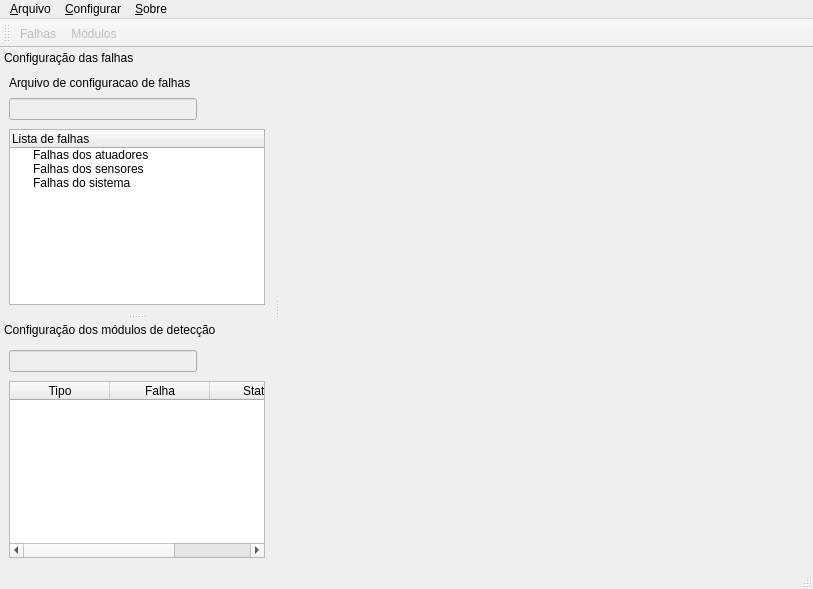
<?xml version="1.0" encoding="UTF-8"?>
<ui version="4.0">
 <class>JanelaPrincipal</class>
 <widget class="QMainWindow" name="JanelaPrincipal">
  <property name="geometry">
   <rect>
    <x>0</x>
    <y>0</y>
    <width>813</width>
    <height>589</height>
   </rect>
  </property>
  <property name="windowTitle">
   <string>Simddef - Sistema de detecção e diagnóstico de falhas</string>
  </property>
  <property name="windowIcon">
   <iconset resource="../imgs/imgs.qrc">
    <normaloff>:/imgs/falhas.png</normaloff>:/imgs/falhas.png</iconset>
  </property>
  <widget class="QWidget" name="widget_central">
   <layout class="QGridLayout" name="gridLayout_2">
    <item row="0" column="0">
     <widget class="JanelaInterna" name="janela_interna" native="true"/>
    </item>
   </layout>
  </widget>
  <widget class="QMenuBar" name="barra_menu">
   <property name="geometry">
    <rect>
     <x>0</x>
     <y>0</y>
     <width>813</width>
     <height>21</height>
    </rect>
   </property>
   <widget class="QMenu" name="menu_Arquivo">
    <property name="title">
     <string>&amp;Arquivo</string>
    </property>
    <addaction name="acao_sair"/>
   </widget>
   <widget class="QMenu" name="menu_Configurar">
    <property name="title">
     <string>&amp;Configurar</string>
    </property>
    <addaction name="acao_cfg_falhas"/>
    <addaction name="acao_cfg_modulos"/>
   </widget>
   <widget class="QMenu" name="menu_Sobre">
    <property name="title">
     <string>&amp;Sobre</string>
    </property>
    <addaction name="acao_ajuda"/>
    <addaction name="separator"/>
    <addaction name="acao_simddef"/>
    <addaction name="acao_qt"/>
   </widget>
   <addaction name="menu_Arquivo"/>
   <addaction name="menu_Configurar"/>
   <addaction name="menu_Sobre"/>
  </widget>
  <widget class="QStatusBar" name="barra_status"/>
  <widget class="QToolBar" name="barra_ferramentas">
   <property name="windowTitle">
    <string>Barra de ferramentas</string>
   </property>
   <property name="iconSize">
    <size>
     <width>20</width>
     <height>20</height>
    </size>
   </property>
   <attribute name="toolBarArea">
    <enum>TopToolBarArea</enum>
   </attribute>
   <attribute name="toolBarBreak">
    <bool>false</bool>
   </attribute>
   <addaction name="acao_cfg_falhas"/>
   <addaction name="acao_cfg_modulos"/>
  </widget>
  <widget class="QDockWidget" name="dock_falhas">
   <property name="minimumSize">
    <size>
     <width>250</width>
     <height>183</height>
    </size>
   </property>
   <property name="features">
    <set>QDockWidget::DockWidgetMovable</set>
   </property>
   <property name="allowedAreas">
    <set>Qt::LeftDockWidgetArea</set>
   </property>
   <property name="windowTitle">
    <string>Configuração das falhas</string>
   </property>
   <attribute name="dockWidgetArea">
    <number>1</number>
   </attribute>
   <widget class="QWidget" name="dockWidgetContents">
    <layout class="QGridLayout" name="gridLayout">
     <item row="0" column="0">
      <widget class="QLabel" name="label">
       <property name="text">
        <string>Arquivo de configuracao de falhas</string>
       </property>
      </widget>
     </item>
     <item row="1" column="0">
      <layout class="QHBoxLayout" name="horizontalLayout_2">
       <item>
        <widget class="QLineEdit" name="end_arq_falhas">
         <property name="enabled">
          <bool>false</bool>
         </property>
         <property name="toolTip">
          <string>Endereço do arquivo de configuração de falhas</string>
         </property>
         <property name="text">
          <string/>
         </property>
        </widget>
       </item>
       <item>
        <widget class="QToolButton" name="botao_carregar_falhas">
         <property name="toolTip">
          <string>Abrir arquivo de configuração de falhas</string>
         </property>
         <property name="icon">
          <iconset resource="../imgs/imgs.qrc">
           <normaloff>:/imgs/abrir.png</normaloff>:/imgs/abrir.png</iconset>
         </property>
         <property name="iconSize">
          <size>
           <width>20</width>
           <height>20</height>
          </size>
         </property>
         <property name="autoRaise">
          <bool>true</bool>
         </property>
        </widget>
       </item>
       <item>
        <widget class="QToolButton" name="botao_recarregar_falhas">
         <property name="enabled">
          <bool>false</bool>
         </property>
         <property name="toolTip">
          <string>Recarregar arquivo de configuração de falhas</string>
         </property>
         <property name="icon">
          <iconset resource="../imgs/imgs.qrc">
           <normaloff>:/imgs/recarregar.png</normaloff>:/imgs/recarregar.png</iconset>
         </property>
         <property name="iconSize">
          <size>
           <width>20</width>
           <height>20</height>
          </size>
         </property>
         <property name="shortcut">
          <string>Ctrl+S, Ctrl+R</string>
         </property>
         <property name="autoRaise">
          <bool>true</bool>
         </property>
        </widget>
       </item>
      </layout>
     </item>
     <item row="2" column="0">
      <widget class="QTreeWidget" name="falhas">
       <property name="toolTip">
        <string>Lista de falhas cadastradas</string>
       </property>
       <column>
        <property name="text">
         <string>Lista de falhas</string>
        </property>
       </column>
       <item>
        <property name="text">
         <string>Falhas dos atuadores</string>
        </property>
       </item>
       <item>
        <property name="text">
         <string>Falhas dos sensores</string>
        </property>
       </item>
       <item>
        <property name="text">
         <string>Falhas do sistema</string>
        </property>
       </item>
      </widget>
     </item>
    </layout>
   </widget>
  </widget>
  <widget class="QDockWidget" name="dock_modulos">
   <property name="minimumSize">
    <size>
     <width>250</width>
     <height>163</height>
    </size>
   </property>
   <property name="features">
    <set>QDockWidget::DockWidgetMovable</set>
   </property>
   <property name="allowedAreas">
    <set>Qt::LeftDockWidgetArea</set>
   </property>
   <property name="windowTitle">
    <string>Configuração dos módulos de detecção</string>
   </property>
   <attribute name="dockWidgetArea">
    <number>1</number>
   </attribute>
   <widget class="QWidget" name="dockWidgetContents_2">
    <layout class="QGridLayout" name="gridLayout_3">
     <item row="1" column="0">
      <widget class="QTableWidget" name="modulos">
       <property name="toolTip">
        <string>Lista de módulos cadastrados. Para ativar um módulo, clique duas vezes.</string>
       </property>
       <property name="editTriggers">
        <set>QAbstractItemView::NoEditTriggers</set>
       </property>
       <property name="tabKeyNavigation">
        <bool>false</bool>
       </property>
       <property name="selectionMode">
        <enum>QAbstractItemView::SingleSelection</enum>
       </property>
       <property name="gridStyle">
        <enum>Qt::DotLine</enum>
       </property>
       <property name="sortingEnabled">
        <bool>true</bool>
       </property>
       <attribute name="verticalHeaderVisible">
        <bool>false</bool>
       </attribute>
       <column>
        <property name="text">
         <string>Tipo</string>
        </property>
       </column>
       <column>
        <property name="text">
         <string>Falha</string>
        </property>
       </column>
       <column>
        <property name="text">
         <string>Status</string>
        </property>
       </column>
      </widget>
     </item>
     <item row="0" column="0">
      <layout class="QHBoxLayout" name="horizontalLayout">
       <item>
        <widget class="QLineEdit" name="end_arq_modulos">
         <property name="enabled">
          <bool>false</bool>
         </property>
         <property name="toolTip">
          <string>Endereço do arquivo de configuração de módulos</string>
         </property>
         <property name="text">
          <string/>
         </property>
        </widget>
       </item>
       <item>
        <widget class="QToolButton" name="botao_carregar_modulos">
         <property name="enabled">
          <bool>false</bool>
         </property>
         <property name="toolTip">
          <string>Abrir arquivo de configuração de módulos</string>
         </property>
         <property name="icon">
          <iconset resource="../imgs/imgs.qrc">
           <normaloff>:/imgs/abrir.png</normaloff>:/imgs/abrir.png</iconset>
         </property>
         <property name="iconSize">
          <size>
           <width>20</width>
           <height>20</height>
          </size>
         </property>
         <property name="autoRaise">
          <bool>true</bool>
         </property>
        </widget>
       </item>
       <item>
        <widget class="QToolButton" name="botao_recarregar_modulos">
         <property name="enabled">
          <bool>false</bool>
         </property>
         <property name="toolTip">
          <string>Recarregar arquivo de configuração de módulos</string>
         </property>
         <property name="icon">
          <iconset resource="../imgs/imgs.qrc">
           <normaloff>:/imgs/recarregar.png</normaloff>:/imgs/recarregar.png</iconset>
         </property>
         <property name="iconSize">
          <size>
           <width>20</width>
           <height>20</height>
          </size>
         </property>
         <property name="shortcut">
          <string>Ctrl+S, Ctrl+R</string>
         </property>
         <property name="autoRaise">
          <bool>true</bool>
         </property>
        </widget>
       </item>
      </layout>
     </item>
    </layout>
   </widget>
  </widget>
  <action name="acao_cfg_falhas">
   <property name="enabled">
    <bool>false</bool>
   </property>
   <property name="icon">
    <iconset resource="../imgs/imgs.qrc">
     <normaloff>:/imgs/falhas.png</normaloff>:/imgs/falhas.png</iconset>
   </property>
   <property name="text">
    <string>Falhas</string>
   </property>
   <property name="toolTip">
    <string>Configurar falhas</string>
   </property>
   <property name="shortcut">
    <string>Ctrl+F</string>
   </property>
  </action>
  <action name="acao_cfg_modulos">
   <property name="enabled">
    <bool>false</bool>
   </property>
   <property name="icon">
    <iconset resource="../imgs/imgs.qrc">
     <normaloff>:/imgs/modulos_blocos.png</normaloff>:/imgs/modulos_blocos.png</iconset>
   </property>
   <property name="text">
    <string>Módulos</string>
   </property>
   <property name="toolTip">
    <string>Configurar módulos</string>
   </property>
   <property name="shortcut">
    <string>Ctrl+M</string>
   </property>
  </action>
  <action name="acao_sair">
   <property name="icon">
    <iconset resource="../imgs/imgs.qrc">
     <normaloff>:/imgs/sair.png</normaloff>:/imgs/sair.png</iconset>
   </property>
   <property name="text">
    <string>Sair</string>
   </property>
   <property name="toolTip">
    <string>Encerrar a aplicação</string>
   </property>
   <property name="shortcut">
    <string>Ctrl+X</string>
   </property>
  </action>
  <action name="acao_ajuda">
   <property name="enabled">
    <bool>false</bool>
   </property>
   <property name="icon">
    <iconset resource="../imgs/imgs.qrc">
     <normaloff>:/imgs/ajuda.png</normaloff>:/imgs/ajuda.png</iconset>
   </property>
   <property name="text">
    <string>&amp;Ajuda</string>
   </property>
  </action>
  <action name="acao_qt">
   <property name="icon">
    <iconset resource="../imgs/imgs.qrc">
     <normaloff>:/imgs/qt.png</normaloff>:/imgs/qt.png</iconset>
   </property>
   <property name="text">
    <string>&amp;Qt</string>
   </property>
  </action>
  <action name="acao_simddef">
   <property name="enabled">
    <bool>false</bool>
   </property>
   <property name="icon">
    <iconset resource="../imgs/imgs.qrc">
     <normaloff>:/imgs/modulos.png</normaloff>:/imgs/modulos.png</iconset>
   </property>
   <property name="text">
    <string>&amp;Simddef</string>
   </property>
   <property name="toolTip">
    <string>Simddef</string>
   </property>
  </action>
 </widget>
 <customwidgets>
  <customwidget>
   <class>JanelaInterna</class>
   <extends>QWidget</extends>
   <header>../src/janela_interna.h</header>
   <container>1</container>
  </customwidget>
 </customwidgets>
 <tabstops>
  <tabstop>botao_carregar_falhas</tabstop>
  <tabstop>botao_carregar_modulos</tabstop>
  <tabstop>botao_recarregar_falhas</tabstop>
  <tabstop>botao_recarregar_modulos</tabstop>
  <tabstop>end_arq_falhas</tabstop>
  <tabstop>falhas</tabstop>
  <tabstop>end_arq_modulos</tabstop>
  <tabstop>modulos</tabstop>
 </tabstops>
 <resources>
  <include location="../imgs/imgs.qrc"/>
  <include location="../cfgs_rnas/rnas.qrc"/>
 </resources>
 <connections/>
</ui>
